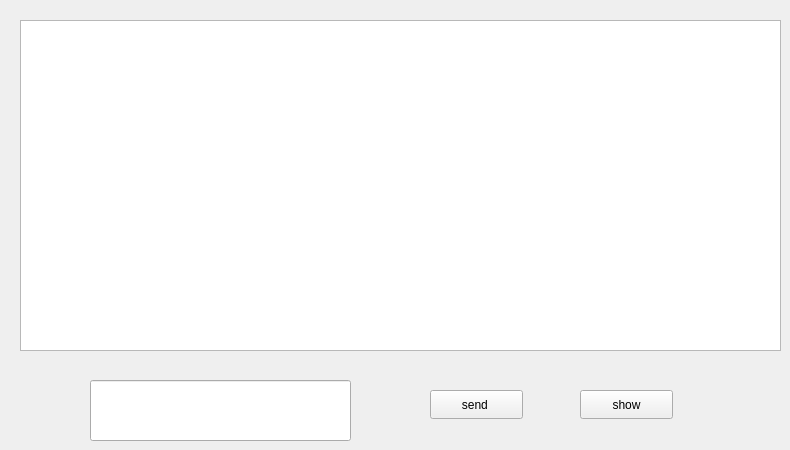
        <widget class="QWidget" name="tab_21">
         <attribute name="title">
          <string>Messages Generales </string>
         </attribute>
         <widget class="QLineEdit" name="messageg">
          <property name="geometry">
           <rect>
            <x>90</x>
            <y>380</y>
            <width>261</width>
            <height>61</height>
           </rect>
          </property>
         </widget>
         <widget class="QPushButton" name="send">
          <property name="geometry">
           <rect>
            <x>430</x>
            <y>390</y>
            <width>93</width>
            <height>29</height>
           </rect>
          </property>
          <property name="text">
           <string>send </string>
          </property>
         </widget>
         <widget class="QTextEdit" name="textedit1">
          <property name="geometry">
           <rect>
            <x>20</x>
            <y>20</y>
            <width>761</width>
            <height>331</height>
           </rect>
          </property>
          <property name="autoFillBackground">
           <bool>false</bool>
          </property>
          <property name="readOnly">
           <bool>true</bool>
          </property>
         </widget>
         <widget class="QPushButton" name="show">
          <property name="geometry">
           <rect>
            <x>580</x>
            <y>390</y>
            <width>93</width>
            <height>29</height>
           </rect>
          </property>
          <property name="text">
           <string>show</string>
          </property>
         </widget>
        </widget>
